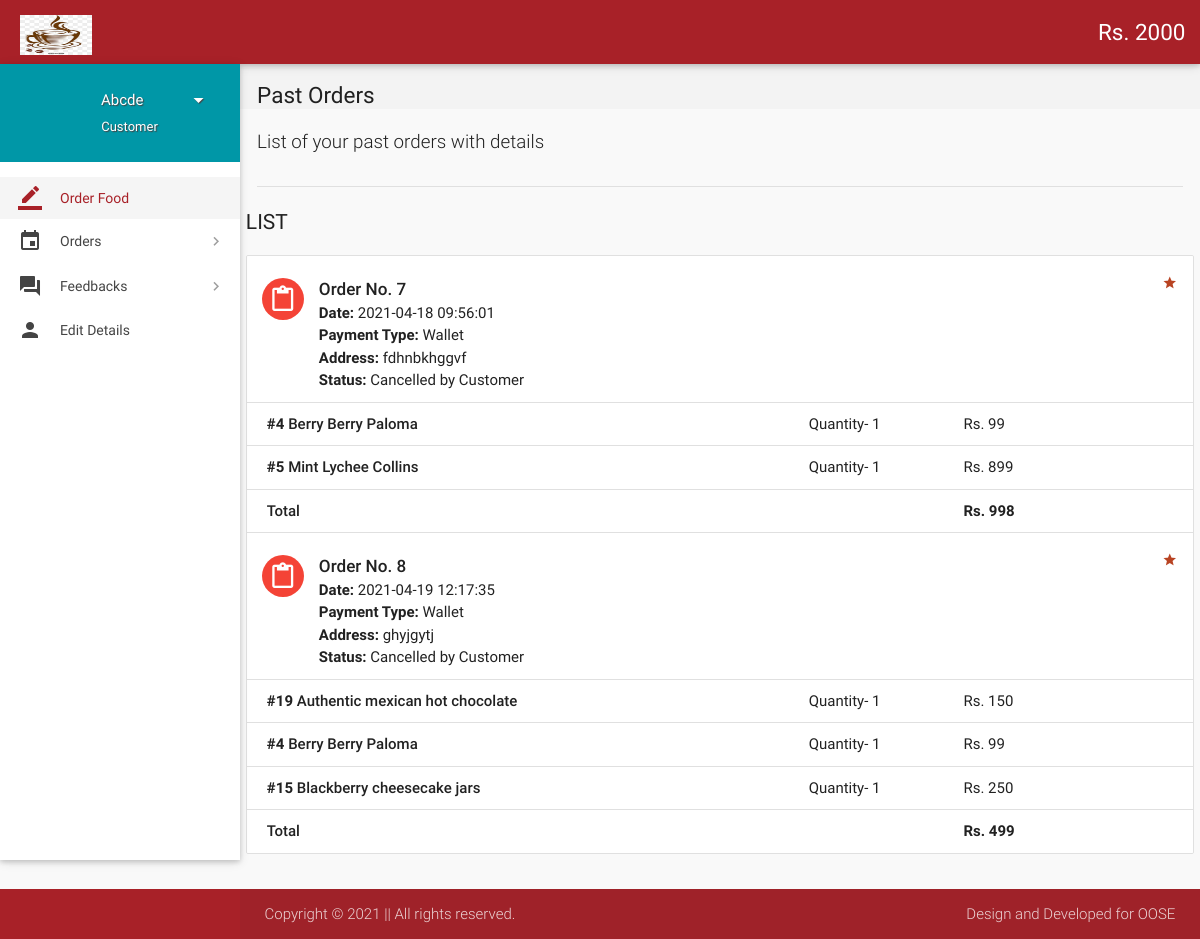
Page /user/orders.php (signed in) on the committed database.
### tables this page shows
CREATE TABLE `wallet_details` (
  `id` int(11) NOT NULL,
  `wallet_id` int(11) NOT NULL,
  `number` varchar(16) NOT NULL,
  `cvv` int(3) NOT NULL,
  `balance` int(11) NOT NULL DEFAULT 2000
);

CREATE TABLE `users` (
  `id` int(11) NOT NULL,
  `role` varchar(15) NOT NULL DEFAULT 'Customer',
  `name` varchar(15) NOT NULL,
  `username` varchar(100) NOT NULL,
  `password` varchar(16) NOT NULL,
  `email` varchar(35) DEFAULT NULL,
  `address` varchar(300) DEFAULT NULL,
  `contact` bigint(11) NOT NULL,
  `verified` tinyint(1) NOT NULL DEFAULT 0,
  `deleted` tinyint(4) NOT NULL DEFAULT 0
);

CREATE TABLE `orders` (
  `id` int(11) NOT NULL,
  `customer_id` int(11) NOT NULL,
  `address` varchar(300) NOT NULL,
  `description` varchar(300) NOT NULL,
  `date` datetime NOT NULL DEFAULT current_timestamp(),
  `payment_type` varchar(16) NOT NULL DEFAULT 'Wallet',
  `total` int(11) NOT NULL,
  `status` varchar(25) NOT NULL DEFAULT 'Yet to be delivered',
  `deleted` tinyint(4) NOT NULL DEFAULT 0
);

CREATE TABLE `order_details` (
  `id` int(11) NOT NULL,
  `order_id` int(11) NOT NULL,
  `item_id` int(11) NOT NULL,
  `quantity` int(11) NOT NULL,
  `price` int(11) NOT NULL
);

CREATE TABLE `items` (
  `id` int(11) NOT NULL,
  `name` varchar(50) NOT NULL,
  `price` int(11) NOT NULL,
  `deleted` tinyint(4) NOT NULL DEFAULT 0,
  `image` mediumblob NOT NULL
);

### user/includes/wallet.php (called while the page is built)
<?php
$user_id = $_SESSION['user_id'];
$sql = mysqli_query($con, "SELECT * FROM wallet where customer_id = $user_id");
while ($row1 = mysqli_fetch_array($sql)) {
    $wallet_id = $row1['id'];
}
$sql = mysqli_query($con, "SELECT * FROM wallet_details where wallet_id = $wallet_id");
while ($row1 = mysqli_fetch_array($sql)) {
    $balance = $row1['balance'];
}

### user/orders.php (the view, shortened to what this page needs)
<?php
include "includes/customer_header.php";
?>
<section id="content">
    <div id="breadcrumbs-wrapper">
        <div class="container">
            <div class="row">
                <div class="col s12 m12 l12">
                    <h5 class="breadcrumbs-title">Past Orders</h5>
                </div>
            </div>
        </div>
    </div>
    <div class="container">
        <p class="caption">List of your past orders with details</p>
        <div class="divider"></div>
        <div id="work-collections" class="seaction">
            <?php
if (isset($_GET['status'])) {
    $status = $_GET['status'];
} else {
    $status = '%';
}
$sql = mysqli_query($con, "SELECT * FROM orders WHERE customer_id = $user_id AND status LIKE '$status';;");
echo '              <div class="row">
                <div>
                    <h4 class="header">List</h4>
                    <ul id="issues-collection" class="collection">';
while ($row = mysqli_fetch_array($sql)) {
    $status = $row['status'];
    echo '<li class="collection-item avatar">
                              <i class="mdi-content-content-paste red circle"></i>
                              <span class="collection-header">Order No. ' . $row['id'] . '</span>
                              <p><strong>Date:</strong> ' . $row['date'] . '</p>
                              <p><strong>Payment Type:</strong> ' . $row['payment_type'] . '</p>
							  <p><strong>Address: </strong>' . $row['address'] . '</p>
                              <p><strong>Status:</strong> ' . ($status == 'Paused' ? 'Paused <a  data-position="bottom" data-delay="50" data-tooltip="Please contact administrator for further details." class="btn-floating waves-effect waves-light tooltipped cyan">    ?</a>' : $status) . '</p>
							  ' . (!empty($row['description']) ? '<p><strong>Note: </strong>' . $row['description'] . '</p>' : '') . '
							  <a href="#" class="secondary-content"><i class="mdi-action-grade"></i></a>
                              </li>';
    $order_id = $row['id'];
    $sql1 = mysqli_query($con, "SELECT * FROM order_details WHERE order_id = $order_id;");
    while ($row1 = mysqli_fetch_array($sql1)) {
        $item_id = $row1['item_id'];
        $sql2 = mysqli_query($con, "SELECT * FROM items WHERE id = $item_id;");
        while ($row2 = mysqli_fetch_array($sql2)) {
            $item_name = $row2['name'];
        }
        echo '<li class="collection-item">
                            <div class="row">
                            <div class="col s7">
                            <p class="collections-title"><strong>#' . $row1['item_id'] . '</strong> ' . $item_name . '</p>
                            </div>
                            <div class="col s2">
                            <span>Quantity- ' . $row1['quantity'] . ' </span>
                            </div>
                            <div class="col s3">
                            <span>Rs. ' . $row1['price'] . '</span>
                            </div>
                            </div>
                            </li>';
    }
    echo '<li class="collection-item">
                                        <div class="row">
                                            <div class="col s7">
                                                <p class="collections-title"> Total</p>
                                            </div>
                                            <div class="col s2">
											<span> </span>
                                            </div>
                                            <div class="col s3">
                                                <span><strong>Rs. ' . $row['total'] . '</strong></span>
                                            </div>';
    echo '</div></li>';
}
?>
            </ul>
        </div>
    </div>
    </div>
    </div>
</section>
</div>
<?php
include "includes/customer_footer.php";
?>
</body>
</html>

### user/includes/customer_header.php (shortened to what this page needs)
<?php
include '../config.php';
include 'includes/wallet.php';
if ($_SESSION['customer_sid'] == session_id()) {
    $name = $_SESSION['name'];
    $role = $_SESSION['role'];
    $user_id = $_SESSION['user_id'];
    $result = mysqli_query($con, "SELECT * FROM users where id = $user_id");
    while ($row = mysqli_fetch_array($result)) {
        $name = $row['name'];
    }
} elseif ($_SESSION['admin_sid'] == session_id()) {
    $name = $_SESSION['name'];
    $role = $_SESSION['role'];
    header("location:admin-page.php");
} else {
    header("location:login.php");
}
?>
<!DOCTYPE html>
<html lang="en">
<head>
    <link href="vendor/css/materialize.min.css" type="text/css" rel="stylesheet" media="screen,projection">
    <link href="vendor/css/style.min.css" type="text/css" rel="stylesheet" media="screen,projection">
    <link href="vendor/css/custom/custom.min.css" type="text/css" rel="stylesheet" media="screen,projection">
    <link href="vendor/js/plugins/perfect-scrollbar/perfect-scrollbar.css" type="text/css" rel="stylesheet"
        media="screen,projection">
    <link href="vendor/js/plugins/data-tables/css/jquery.dataTables.min.css" type="text/css" rel="stylesheet"
        media="screen,projection">
</head>
<body>
    <header id="header" class="page-topbar">
        <div class="navbar-fixed">
            <nav class="navbar-color">
                <div class="nav-wrapper">
                    <ul class="left">
                        <li>
                            <h1 class="logo-wrapper"><a href="index.php" class="brand-logo darken-1"><img
                                        src="../vendor/images/logo.jpg" height="40" alt="logo"></a> </h1>
                        </li>
                    </ul>
                    <ul class="right hide-on-med-and-down">
                        <li><a href="#" class="waves-effect waves-block waves-light"
                                style="font=-weight:700;font-size:1.5rem;">Rs. <?php echo $balance; ?></i></a>
                        </li>
                    </ul>
                </div>
            </nav>
        </div>
    </header>
    <div id="main">
        <div class="wrapper">
            <aside id="left-sidebar-nav">
                <ul id="slide-out" class="side-nav fixed leftside-navigation">
                    <li class="user-details cyan darken-2">
                        <div class="row">
                            <div class="col col s4 m4 l4">
                            </div>
                            <div class="col col s8 m8 l8">
                                <a class="btn-flat dropdown-button waves-effect waves-light white-text profile-btn"
                                    href="#" data-activates="profile-dropdown"><?php echo $name; ?> <i
                                        class="mdi-navigation-arrow-drop-down right"></i></a>
                                <p class="user-roal"><?php echo $role; ?></p>
                            </div>
                        </div>
                    </li>
                    <li class="bold active"><a href="index.php" class="waves-effect waves-cyan"><i
                                class="mdi-editor-border-color"></i> Order Food</a>
                    </li>
                    <li class="no-padding">
                        <ul class="collapsible collapsible-accordion">
                            <li class="bold"><a class="collapsible-header waves-effect waves-cyan"><i
                                        class="mdi-editor-insert-invitation"></i> Orders</a>
                            </li>
                        </ul>
                    </li>
                    <li class="no-padding">
                        <ul class="collapsible collapsible-accordion">
                            <li class="bold"><a class="collapsible-header waves-effect waves-cyan"><i
                                        class="mdi-action-question-answer"></i> Feedbacks</a>
                            </li>
                        </ul>
                    </li>
                    <li class="bold"><a href="details.php" class="waves-effect waves-cyan"><i
                                class="mdi-social-person"></i> Edit Details</a>
                    </li>
                </ul>
            </aside>

### rows in the picture
wallet_details: balance "2000"
users: name "Abcde"
orders: id "7", date "2021-04-18 09:56:01", payment_type "Wallet", address "fdhnbkhggvf", status "Cancelled by Customer", total "998"
order_details: item "4", item.name "Berry Berry Paloma", quantity "1", price "99"
order_details: item "5", item.name "Mint Lychee Collins", quantity "1", price "899"
orders: id "8", date "2021-04-19 12:17:35", payment_type "Wallet", address "ghyjgytj", status "Cancelled by Customer", total "499"
order_details: item "19", item.name "Authentic mexican hot chocolate", quantity "1", price "150"
order_details: item "4", item.name "Berry Berry Paloma", quantity "1", price "99"
order_details: item "15", item.name "Blackberry cheesecake jars", quantity "1", price "250"

### other values in the picture
$role "Customer"
